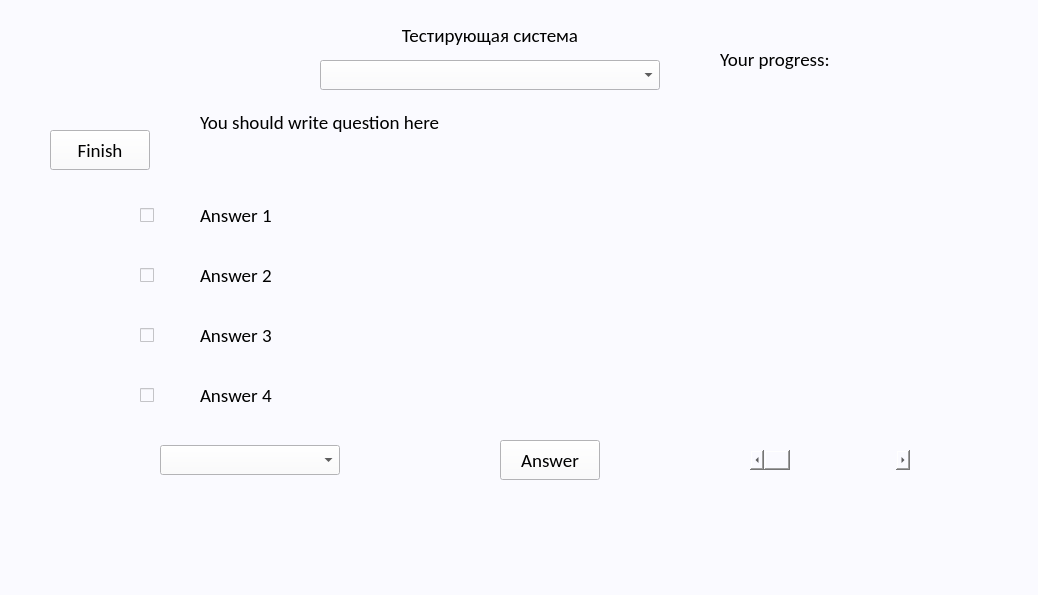
<?xml version="1.0" encoding="UTF-8"?>
<ui version="4.0">
 <class>MainWindow</class>
 <widget class="QMainWindow" name="MainWindow">
  <property name="geometry">
   <rect>
    <x>0</x>
    <y>0</y>
    <width>1038</width>
    <height>595</height>
   </rect>
  </property>
  <property name="windowTitle">
   <string>MainWindow</string>
  </property>
  <property name="styleSheet">
   <string notr="true">background-color: rgb(250, 250, 255);
</string>
  </property>
  <widget class="QWidget" name="centralwidget">
   <widget class="QScrollBar" name="slider">
    <property name="geometry">
     <rect>
      <x>750</x>
      <y>450</y>
      <width>160</width>
      <height>20</height>
     </rect>
    </property>
    <property name="font">
     <font>
      <family>Calibri</family>
      <pointsize>14</pointsize>
     </font>
    </property>
    <property name="orientation">
     <enum>Qt::Horizontal</enum>
    </property>
   </widget>
   <widget class="QLabel" name="label_question">
    <property name="geometry">
     <rect>
      <x>200</x>
      <y>110</y>
      <width>750</width>
      <height>70</height>
     </rect>
    </property>
    <property name="font">
     <font>
      <family>Calibri</family>
      <pointsize>14</pointsize>
     </font>
    </property>
    <property name="text">
     <string>You should write question here</string>
    </property>
    <property name="alignment">
     <set>Qt::AlignLeading|Qt::AlignLeft|Qt::AlignTop</set>
    </property>
   </widget>
   <widget class="QLabel" name="label_answer1">
    <property name="geometry">
     <rect>
      <x>200</x>
      <y>190</y>
      <width>750</width>
      <height>50</height>
     </rect>
    </property>
    <property name="font">
     <font>
      <family>Calibri</family>
      <pointsize>14</pointsize>
     </font>
    </property>
    <property name="text">
     <string>Answer 1</string>
    </property>
   </widget>
   <widget class="QLabel" name="label_answer2">
    <property name="geometry">
     <rect>
      <x>200</x>
      <y>250</y>
      <width>750</width>
      <height>50</height>
     </rect>
    </property>
    <property name="font">
     <font>
      <family>Calibri</family>
      <pointsize>14</pointsize>
     </font>
    </property>
    <property name="styleSheet">
     <string notr="true"/>
    </property>
    <property name="text">
     <string>Answer 2</string>
    </property>
   </widget>
   <widget class="QLabel" name="label_answer3">
    <property name="geometry">
     <rect>
      <x>200</x>
      <y>310</y>
      <width>750</width>
      <height>50</height>
     </rect>
    </property>
    <property name="font">
     <font>
      <family>Calibri</family>
      <pointsize>14</pointsize>
     </font>
    </property>
    <property name="text">
     <string>Answer 3</string>
    </property>
   </widget>
   <widget class="QLabel" name="label_answer4">
    <property name="geometry">
     <rect>
      <x>200</x>
      <y>370</y>
      <width>750</width>
      <height>50</height>
     </rect>
    </property>
    <property name="font">
     <font>
      <family>Calibri</family>
      <pointsize>14</pointsize>
     </font>
    </property>
    <property name="text">
     <string>Answer 4</string>
    </property>
   </widget>
   <widget class="QPushButton" name="button_answer">
    <property name="geometry">
     <rect>
      <x>500</x>
      <y>440</y>
      <width>100</width>
      <height>40</height>
     </rect>
    </property>
    <property name="font">
     <font>
      <family>Calibri</family>
      <pointsize>14</pointsize>
     </font>
    </property>
    <property name="text">
     <string>Answer</string>
    </property>
   </widget>
   <widget class="QComboBox" name="comboBox">
    <property name="geometry">
     <rect>
      <x>160</x>
      <y>445</y>
      <width>180</width>
      <height>30</height>
     </rect>
    </property>
    <property name="font">
     <font>
      <family>Calibri</family>
      <pointsize>14</pointsize>
     </font>
    </property>
   </widget>
   <widget class="QCheckBox" name="checkBox_1">
    <property name="geometry">
     <rect>
      <x>140</x>
      <y>190</y>
      <width>51</width>
      <height>50</height>
     </rect>
    </property>
    <property name="sizePolicy">
     <sizepolicy hsizetype="Minimum" vsizetype="Fixed">
      <horstretch>0</horstretch>
      <verstretch>0</verstretch>
     </sizepolicy>
    </property>
    <property name="baseSize">
     <size>
      <width>0</width>
      <height>0</height>
     </size>
    </property>
    <property name="font">
     <font>
      <family>Calibri</family>
      <pointsize>14</pointsize>
     </font>
    </property>
    <property name="autoFillBackground">
     <bool>false</bool>
    </property>
    <property name="styleSheet">
     <string notr="true">QCheckBox::indicator { width: 50px; height: 50px;};</string>
    </property>
    <property name="text">
     <string/>
    </property>
    <property name="iconSize">
     <size>
      <width>30</width>
      <height>30</height>
     </size>
    </property>
    <property name="tristate">
     <bool>false</bool>
    </property>
   </widget>
   <widget class="QLabel" name="label_6">
    <property name="geometry">
     <rect>
      <x>10</x>
      <y>0</y>
      <width>181</width>
      <height>111</height>
     </rect>
    </property>
    <property name="font">
     <font>
      <family>Calibri</family>
      <pointsize>14</pointsize>
     </font>
    </property>
    <property name="text">
     <string/>
    </property>
    <property name="pixmap">
     <pixmap>../../../pictures/koziy.PNG</pixmap>
    </property>
    <property name="scaledContents">
     <bool>true</bool>
    </property>
   </widget>
   <widget class="QLabel" name="label_title">
    <property name="geometry">
     <rect>
      <x>330</x>
      <y>20</y>
      <width>320</width>
      <height>30</height>
     </rect>
    </property>
    <property name="font">
     <font>
      <family>Calibri</family>
      <pointsize>14</pointsize>
     </font>
    </property>
    <property name="text">
     <string>Тестирующая система</string>
    </property>
    <property name="alignment">
     <set>Qt::AlignCenter</set>
    </property>
   </widget>
   <widget class="QCheckBox" name="checkBox_2">
    <property name="geometry">
     <rect>
      <x>140</x>
      <y>250</y>
      <width>50</width>
      <height>50</height>
     </rect>
    </property>
    <property name="styleSheet">
     <string notr="true">QCheckBox::indicator { width: 50px; height: 50px;};</string>
    </property>
    <property name="text">
     <string/>
    </property>
    <property name="iconSize">
     <size>
      <width>30</width>
      <height>30</height>
     </size>
    </property>
    <property name="tristate">
     <bool>false</bool>
    </property>
   </widget>
   <widget class="QCheckBox" name="checkBox_3">
    <property name="geometry">
     <rect>
      <x>140</x>
      <y>310</y>
      <width>50</width>
      <height>50</height>
     </rect>
    </property>
    <property name="styleSheet">
     <string notr="true">QCheckBox::indicator { width: 50px; height: 50px;};</string>
    </property>
    <property name="text">
     <string/>
    </property>
    <property name="iconSize">
     <size>
      <width>30</width>
      <height>30</height>
     </size>
    </property>
    <property name="tristate">
     <bool>false</bool>
    </property>
   </widget>
   <widget class="QCheckBox" name="checkBox_4">
    <property name="geometry">
     <rect>
      <x>140</x>
      <y>370</y>
      <width>50</width>
      <height>50</height>
     </rect>
    </property>
    <property name="styleSheet">
     <string notr="true">QCheckBox::indicator { width: 50px; height: 50px;};</string>
    </property>
    <property name="text">
     <string/>
    </property>
    <property name="iconSize">
     <size>
      <width>30</width>
      <height>30</height>
     </size>
    </property>
    <property name="tristate">
     <bool>false</bool>
    </property>
   </widget>
   <widget class="QLabel" name="label_progress">
    <property name="geometry">
     <rect>
      <x>720</x>
      <y>19</y>
      <width>221</width>
      <height>81</height>
     </rect>
    </property>
    <property name="font">
     <font>
      <family>Calibri</family>
      <pointsize>14</pointsize>
     </font>
    </property>
    <property name="text">
     <string>Your progress:</string>
    </property>
   </widget>
   <widget class="QPushButton" name="button_finish">
    <property name="geometry">
     <rect>
      <x>50</x>
      <y>130</y>
      <width>100</width>
      <height>40</height>
     </rect>
    </property>
    <property name="font">
     <font>
      <family>Calibri</family>
      <pointsize>14</pointsize>
     </font>
    </property>
    <property name="text">
     <string>Finish</string>
    </property>
   </widget>
   <widget class="QComboBox" name="comboBox_task">
    <property name="geometry">
     <rect>
      <x>320</x>
      <y>60</y>
      <width>340</width>
      <height>30</height>
     </rect>
    </property>
    <property name="font">
     <font>
      <family>Calibri</family>
      <pointsize>14</pointsize>
     </font>
    </property>
   </widget>
   <zorder>checkBox_1</zorder>
   <zorder>slider</zorder>
   <zorder>label_question</zorder>
   <zorder>label_answer1</zorder>
   <zorder>label_answer2</zorder>
   <zorder>label_answer3</zorder>
   <zorder>label_answer4</zorder>
   <zorder>button_answer</zorder>
   <zorder>comboBox</zorder>
   <zorder>label_6</zorder>
   <zorder>label_title</zorder>
   <zorder>checkBox_2</zorder>
   <zorder>checkBox_3</zorder>
   <zorder>checkBox_4</zorder>
   <zorder>label_progress</zorder>
   <zorder>button_finish</zorder>
   <zorder>comboBox_task</zorder>
  </widget>
  <widget class="QMenuBar" name="menubar">
   <property name="geometry">
    <rect>
     <x>0</x>
     <y>0</y>
     <width>1038</width>
     <height>22</height>
    </rect>
   </property>
  </widget>
  <widget class="QStatusBar" name="statusbar"/>
 </widget>
 <resources/>
 <connections/>
</ui>
